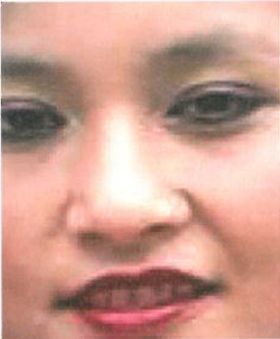
#> input picture 영상처리_backprojection_2/model.PNG, 280 x 339 px, found by its file name
$ python 'backprojection-책(computervison_고양이).py'
#> lines starting #> are read from the running program, lines starting #| are printed output that depends on the picture
import cv2 as cv
import numpy as np
import math

# 모델 이미지와 HSV공간으로 변환한 모델 이미지
roi = cv.imread('model.png')
#> roi is the input picture: shape (339, 280, 3); mean B, G, R 143.6, 157.5, 204.8
hsv_roi = cv.cvtColor(roi,cv.COLOR_BGR2HSV)
#> hsv_roi: shape (339, 280, 3); mean H, S, V 13.1, 76.8, 204.8

# 타겟 이미지와 HSV공간으로 변환한 타겟 이미지
target = cv.imread('target.jpg')
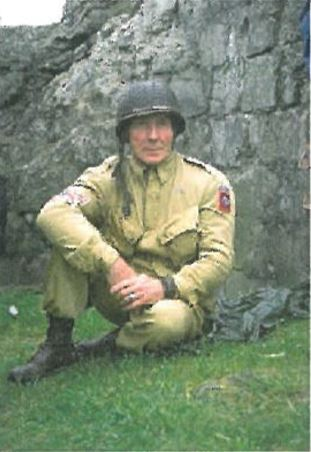
#> input picture 영상처리_backprojection_2/target.JPG, 311 x 452 px, found by its file name
#> target is the input picture: shape (452, 311, 3); mean B, G, R 115.1, 136.9, 124.2
hsv_target = cv.cvtColor(target,cv.COLOR_BGR2HSV)
#> hsv_target: shape (452, 311, 3); mean H, S, V 56.2, 48.2, 139
# 책에서 q단계로 줄인 2차원 히스토그램을 만든다. 여기서는 64를 사용하였다.
scale = 64

# 각각 q단계인 모델 HS히스토그램과 타겟 HS히스토그램을 만듬
model_hist = np.zeros((scale,scale))
target_hist = np.zeros((scale,scale))

# 알고리즘 2-2를 사용하여 정규화된 히스토그램을 만든다.
for i in range(hsv_roi.shape[1]):
    for j in range(hsv_roi.shape[0]):
        model_hist[math.trunc(hsv_roi.item(j,i,0)/180*(scale-1)),math.trunc(hsv_roi.item(j,i,1)*(scale-1)/255)]+=1
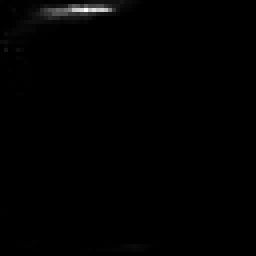
#> model_hist: shape (64, 64) float64 (shown 4 times larger); min 0, max 3859, mean 23.2; drawn with min black and max white
for i in range(scale):
    for j in range(scale):
        norm_model_hist = model_hist/(hsv_roi.shape[0] * hsv_roi.shape[1])

for i in range(hsv_target.shape[1]):
    for j in range(hsv_target.shape[0]):
        target_hist[math.trunc(hsv_target.item(j,i,0)*(scale-1)/180),math.trunc(hsv_target.item(j,i,1)*(scale-1)/255)]+=1
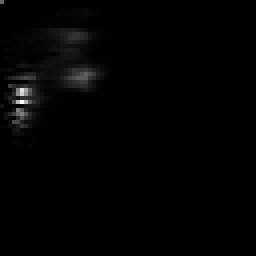
#> target_hist: shape (64, 64) float64 (shown 4 times larger); min 0, max 2982, mean 34.3; drawn with min black and max white
for i in range(scale):
    for j in range(scale):
        norm_target_hist = target_hist/(hsv_target.shape[0] * hsv_target.shape[1])

# 정규 히스토그램을 만든다.
find_hist = np.zeros((scale,scale),dtype=np.float64)

for i in range(scale):
    for j in range(scale):
        if norm_target_hist[j,i] > 0:
            find_hist[j,i] = norm_model_hist[j,i] / norm_target_hist[j,i]
        else:
            find_hist[j,i] = 0
find_hist = np.minimum(find_hist,1)

# 타겟이미지와 같은 크기를 가지는 빈 이미지를 만든다.
backP_img = np.zeros((target.shape[0],target.shape[1]),np.float64)
backP_img_u = np.zeros((target.shape[0],target.shape[1]),np.uint8)

# 역투영을 통해 타겟에서 어느 부분이 관심영역과 일치하는지 알아내어 0.0 ~ 1.0 값으로 빈 이미지 위에 나타낸다
for i in range(hsv_target.shape[1]):
    for j in range(hsv_target.shape[0]):
        backP_img[j,i] = find_hist[math.trunc(hsv_target.item(j,i,0)*(scale-1)/180),math.trunc(hsv_target.item(j,i,1)*(scale-1)/255)]
        backP_img_u[j,i] = backP_img[j,i] * 255
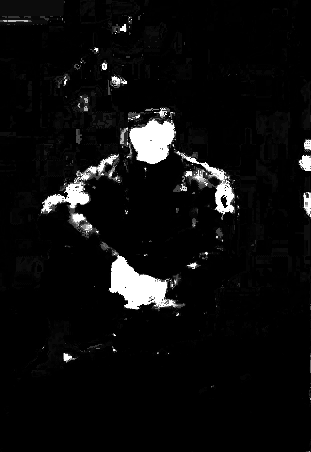
#> backP_img: shape (452, 311) float64; min 0, max 1, mean 0.0521

# 이미지를 출력한다. imshow함수는 입력되는 배열의 값이 소수일 경우 [0.0, 1.0]의 범위를 [0, 255]에 매핑하여 변환해 출력해준다.
cv.imshow('img',backP_img)
cv.waitKey(0)
cv.destroyAllWindows()
